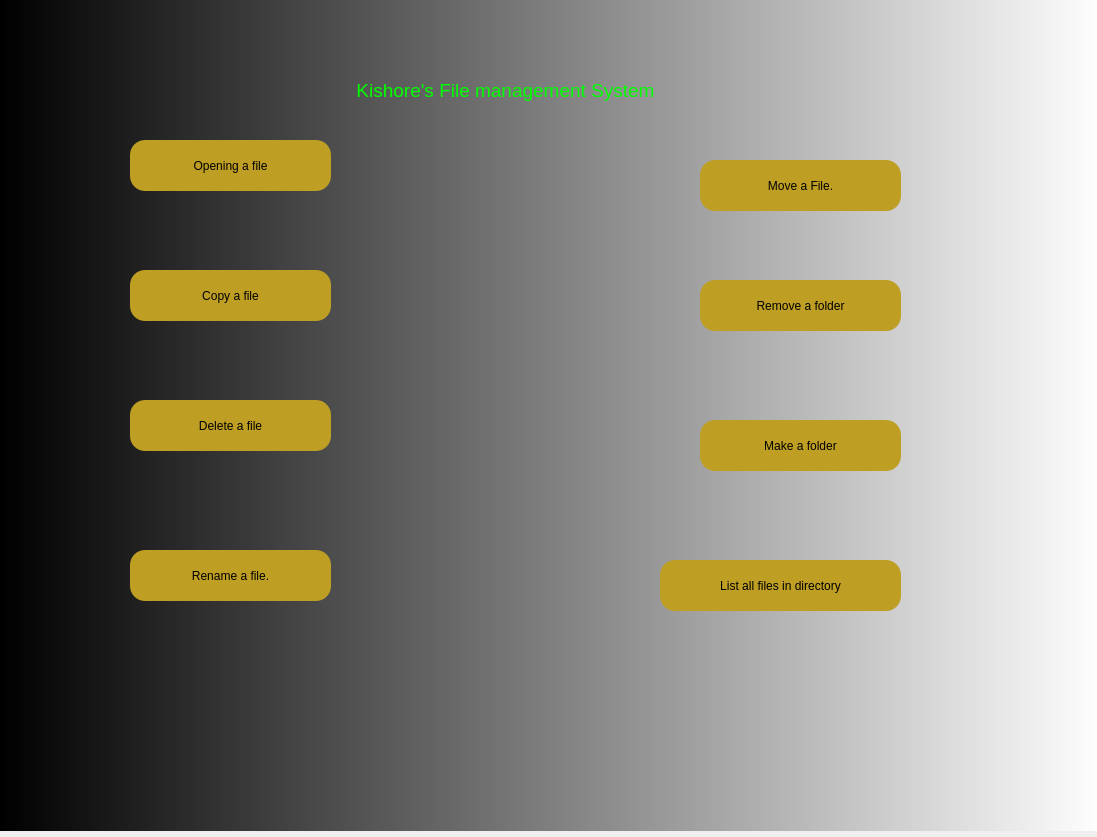
<?xml version="1.0" encoding="UTF-8"?>
<ui version="4.0">
 <class>Dialog</class>
 <widget class="QDialog" name="Dialog">
  <property name="geometry">
   <rect>
    <x>0</x>
    <y>0</y>
    <width>1097</width>
    <height>837</height>
   </rect>
  </property>
  <property name="windowTitle">
   <string>Dialog</string>
  </property>
  <widget class="QLabel" name="label">
   <property name="geometry">
    <rect>
     <x>0</x>
     <y>0</y>
     <width>1101</width>
     <height>831</height>
    </rect>
   </property>
   <property name="styleSheet">
    <string notr="true">background-color: qlineargradient(spread:pad, x1:0, y1:0, x2:1, y2:0, stop:0 rgba(0, 0, 0, 255), stop:1 rgba(255, 255, 255, 255));</string>
   </property>
   <property name="text">
    <string/>
   </property>
  </widget>
  <widget class="QLabel" name="label_2">
   <property name="geometry">
    <rect>
     <x>200</x>
     <y>50</y>
     <width>611</width>
     <height>81</height>
    </rect>
   </property>
   <property name="text">
    <string>&lt;html&gt;&lt;head/&gt;&lt;body&gt;&lt;p align=&quot;center&quot;&gt;&lt;span style=&quot; font-size:14pt; color:#00ff00;&quot;&gt;Kishore's File management System&lt;/span&gt;&lt;/p&gt;&lt;/body&gt;&lt;/html&gt;</string>
   </property>
  </widget>
  <widget class="QPushButton" name="fileOpen">
   <property name="geometry">
    <rect>
     <x>130</x>
     <y>140</y>
     <width>201</width>
     <height>51</height>
    </rect>
   </property>
   <property name="styleSheet">
    <string notr="true">color: black;
background-color: rgb(190, 159, 35);
font: 14pt &quot;MS Shell Dlg 2&quot;;
border-radius: 15px ;</string>
   </property>
   <property name="text">
    <string>Opening a file</string>
   </property>
  </widget>
  <widget class="QPushButton" name="fileCopy">
   <property name="geometry">
    <rect>
     <x>130</x>
     <y>270</y>
     <width>201</width>
     <height>51</height>
    </rect>
   </property>
   <property name="styleSheet">
    <string notr="true">color: black;
background-color: rgb(190, 159, 35);
font: 14pt &quot;MS Shell Dlg 2&quot;;
border-radius: 15px ;</string>
   </property>
   <property name="text">
    <string>Copy a file</string>
   </property>
  </widget>
  <widget class="QPushButton" name="delFile">
   <property name="geometry">
    <rect>
     <x>130</x>
     <y>400</y>
     <width>201</width>
     <height>51</height>
    </rect>
   </property>
   <property name="styleSheet">
    <string notr="true">color: black;
background-color: rgb(190, 159, 35);
font: 14pt &quot;MS Shell Dlg 2&quot;;
border-radius: 15px ;</string>
   </property>
   <property name="text">
    <string>Delete a file</string>
   </property>
  </widget>
  <widget class="QPushButton" name="fileRename">
   <property name="geometry">
    <rect>
     <x>130</x>
     <y>550</y>
     <width>201</width>
     <height>51</height>
    </rect>
   </property>
   <property name="styleSheet">
    <string notr="true">color: black;
background-color: rgb(190, 159, 35);
font: 14pt &quot;MS Shell Dlg 2&quot;;
border-radius: 15px ;</string>
   </property>
   <property name="text">
    <string>Rename a file.</string>
   </property>
  </widget>
  <widget class="QPushButton" name="moveFile">
   <property name="geometry">
    <rect>
     <x>700</x>
     <y>160</y>
     <width>201</width>
     <height>51</height>
    </rect>
   </property>
   <property name="styleSheet">
    <string notr="true">color: black;
background-color: rgb(190, 159, 35);
font: 14pt &quot;MS Shell Dlg 2&quot;;
border-radius: 15px ;</string>
   </property>
   <property name="text">
    <string>Move a File.</string>
   </property>
  </widget>
  <widget class="QPushButton" name="RemoveFolder">
   <property name="geometry">
    <rect>
     <x>700</x>
     <y>280</y>
     <width>201</width>
     <height>51</height>
    </rect>
   </property>
   <property name="styleSheet">
    <string notr="true">color: black;
background-color: rgb(190, 159, 35);
font: 14pt &quot;MS Shell Dlg 2&quot;;
border-radius: 15px ;</string>
   </property>
   <property name="text">
    <string>Remove a folder</string>
   </property>
  </widget>
  <widget class="QPushButton" name="makeFolder">
   <property name="geometry">
    <rect>
     <x>700</x>
     <y>420</y>
     <width>201</width>
     <height>51</height>
    </rect>
   </property>
   <property name="styleSheet">
    <string notr="true">color: black;
background-color: rgb(190, 159, 35);
font: 14pt &quot;MS Shell Dlg 2&quot;;
border-radius: 15px ;</string>
   </property>
   <property name="text">
    <string>Make a folder</string>
   </property>
  </widget>
  <widget class="QPushButton" name="fileDirectory">
   <property name="geometry">
    <rect>
     <x>660</x>
     <y>560</y>
     <width>241</width>
     <height>51</height>
    </rect>
   </property>
   <property name="styleSheet">
    <string notr="true">color: black;
background-color: rgb(190, 159, 35);
font: 14pt &quot;MS Shell Dlg 2&quot;;
border-radius: 15px ;</string>
   </property>
   <property name="text">
    <string>List all files in directory</string>
   </property>
  </widget>
 </widget>
 <resources/>
 <connections/>
</ui>
